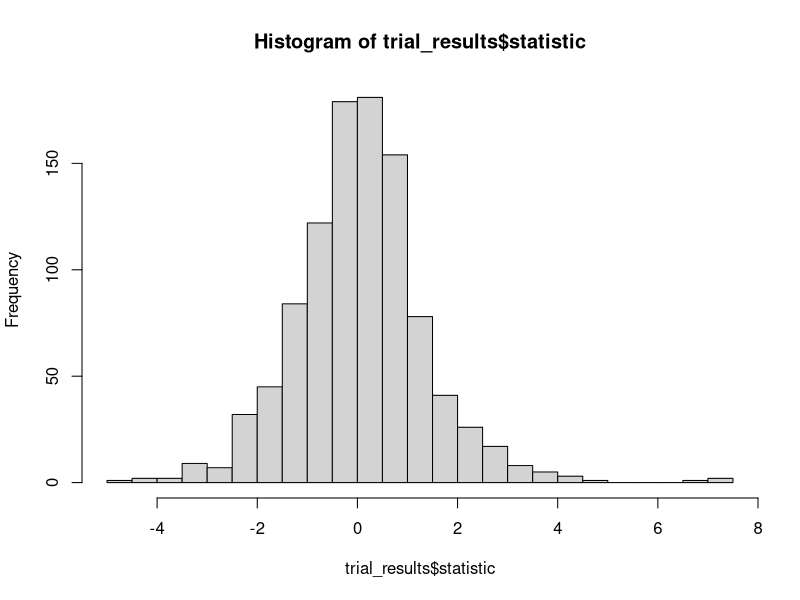
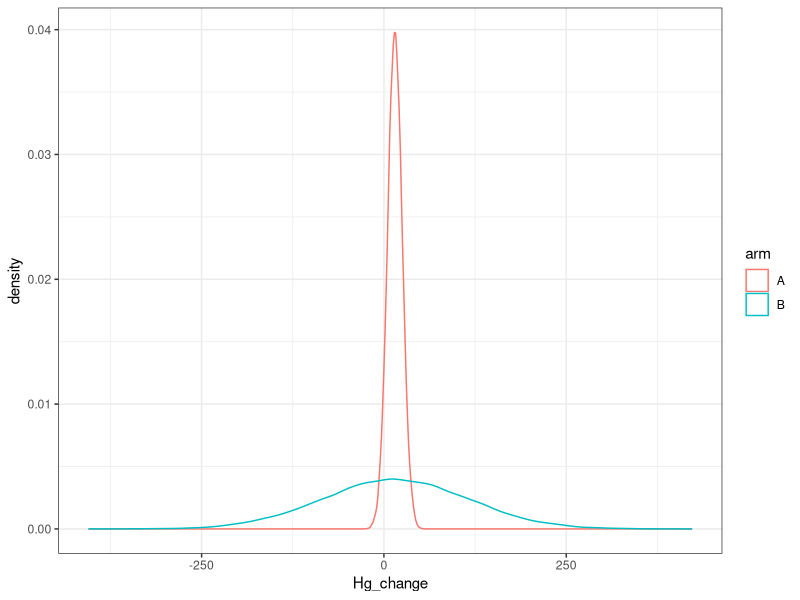

These charts were generated, in order, by the following R code:
## ---- chunk 1
knitr::opts_chunk$set(echo = TRUE)

library(tidyverse)

## ---- chunk 2

sample_size <- 30

glucoze_A <- rnorm(sample_size, 
                   mean = 5, 
                   sd = 0.3) # Глюкоза в группе А

glucoze_B <- rnorm(sample_size, 
                   mean = 4.5, 
                   sd = 0.3) # Глюкоза в группе Б

t.test(glucoze_A,
       glucoze_B)

## ---- chunk 3

df_trial <- data.frame(
  arm = c(rep('A',sample_size), rep('B', sample_size)),
  glucoze = c(glucoze_A, glucoze_B)
)

trial_results <- df_trial %>% 
  t.test(glucoze ~ arm, conf.level = 0.95, data = .) %>% 
  broom::tidy() 

## ---- chunk 4

num_exp <- 1000 # Сколько проводим экспериментов?

sample_size <- 3 # Количество пациентов, прошедших, терапию это и группа А и группа B

Hg_improve <- 15 # Истинное среднее изменение уровня Hg (в ГЕНЕРАЛЬНОЙ СОВОКУПНОСТИ) также и в группе А и в группе В
Hg_sd <- 10 # Разброс в улучшении Hg

df_trial <- data.frame(
  exp_ID = rep(1:num_exp, each = 2*sample_size),
  arm = rep(c(rep('A', sample_size), rep('B', sample_size)), num_exp),
  patient_ID = rep(1:(2*sample_size), num_exp),
  Hg_change = rnorm(2*sample_size*num_exp, mean = Hg_improve, sd = Hg_sd)
)

trial_results <- df_trial %>% 
  group_by(exp_ID) %>% 
  nest() %>% 
  mutate(est_results = purrr::map(data, ~t.test(Hg_change ~ arm, conf.level = 0.95, data = .))) %>% 
  mutate(vector_est_results = purrr::map(est_results, ~ broom::tidy(.))) %>% 
  dplyr::select(-c(data,est_results)) %>% 
  unnest(vector_est_results) %>% 
  mutate(CI_width = conf.high - conf.low) %>% 
  mutate(out = ifelse((0 < conf.high) & (0 > conf.low), 'ok', 'missed')) #missed - доверительный интервал не накрыл ноль

hist(trial_results$statistic, 30)

sum(abs(trial_results$p.value) < 0.05)/num_exp #число ошибок первого рода, когда считали с помощью p

sum(trial_results$out == "missed")/num_exp #число ошибок первого рода, когда считал через ДИ

lower_bound_critical <- qt(0.025, df = sample_size - 1)
upper_bound_critical <-  qt(0.975, df = sample_size - 1)

sum(trial_results$statistic > upper_bound_critical | trial_results$statistic < lower_bound_critical)/num_exp 


## ---- chunk 5

num_exp <- 1000  # Сколько проводим экспериментов?

sample_size <- 10 # Количество пациентов, прошедших, терапию

df_trial <- data.frame(
  exp_ID = rep(1:num_exp, each = 2*sample_size),
  arm = rep(c(rep('A', sample_size), rep('B', sample_size)), num_exp),
  patient_ID = rep(1:(2*sample_size), num_exp),
  Hg_change = rexp(2*sample_size*num_exp, rate = 1/Hg_improve)
)

trial_results <- df_trial %>% 
  group_by(exp_ID) %>% 
  nest() %>% 
  mutate(est_results = purrr::map(data, ~t.test(Hg_change ~ arm, conf.level = 0.95, data = .))) %>% 
  mutate(vector_est_results = purrr::map(est_results, ~ broom::tidy(.))) %>% 
  dplyr::select(-c(data,est_results)) %>% 
  unnest(vector_est_results) %>% 
  mutate(CI_width = conf.high - conf.low) %>% 
  mutate(out = ifelse((0 < conf.high) & (0 > conf.low), 'ok', 'missed'))

sum(abs(trial_results$p.value) < 0.05)/num_exp

sum(trial_results$out == "missed")/num_exp


## ---- chunk 6

sample_size <- 30

glucoze_A <- rnorm(sample_size, 
                   mean = 8, 
                   sd = 1) # Глюкоза в группе А

glucoze_B <- rnorm(sample_size, 
                   mean = 8, 
                   sd = 1) # Глюкоза в группе Б

wilcox.test(glucoze_A,
            glucoze_B)

## ---- chunk 7

num_exp <- 1000 # Сколько проводим экспериментов?

sample_size <- 50 # Количество пациентов, прошедших, терапию

df_trial <- data.frame(
  exp_ID = rep(1:num_exp, each = 2*sample_size),
  arm = rep(c(rep('A', sample_size), rep('B', sample_size)), num_exp),
  patient_ID = rep(1:(2*sample_size), num_exp),
  Hg_change = rexp(2*sample_size*num_exp, rate = 1/Hg_improve)
)

trial_results <- df_trial %>% 
  group_by(exp_ID) %>% 
  nest() %>% 
  mutate(est_results = purrr::map(data, ~wilcox.test(Hg_change ~ arm, conf.level = 0.95, data = .))) %>% 
  mutate(vector_est_results = purrr::map(est_results, ~ broom::tidy(.))) %>% 
  dplyr::select(-c(data,est_results)) %>% 
  unnest(vector_est_results)

sum(abs(trial_results$p.value) < 0.05)/num_exp

## ---- chunk 8

num_exp <- 1000  # Сколько проводим экспериментов?

sample_size <- 30 # Количество пациентов, прошедших, терапию

df_trial <- data.frame(
  exp_ID = rep(1:num_exp, each = 2*sample_size),
  arm = rep(c(rep('A', sample_size), rep('B', sample_size)), num_exp),
  patient_ID = rep(1:(2*sample_size), num_exp)
) %>% 
  rowwise() %>% 
  mutate(Hg_change = ifelse(
    arm == 'A', rnorm(1, Hg_improve, Hg_sd), rnorm(1, Hg_improve, 10*Hg_sd)
  )) %>% 
  ungroup()

ggplot(df_trial, aes(x = Hg_change, color = arm)) +
  geom_density() +
  theme_bw()
  
trial_results <- df_trial %>% 
  group_by(exp_ID) %>% 
  nest() %>% 
  mutate(est_results = purrr::map(data, ~wilcox.test(Hg_change ~ arm, conf.level = 0.95, data = .))) %>% 
  mutate(vector_est_results = purrr::map(est_results, ~ broom::tidy(.))) %>% 
  dplyr::select(-c(data,est_results)) %>% 
  unnest(vector_est_results)

sum(abs(trial_results$p.value) < 0.05)/num_exp

## ---- chunk 9

sample_size <- 80
ID_therapy <- c(rep("Therapy_A",sample_size), 
                rep("Therapy_B",sample_size))

Outcome <- c(rbinom(sample_size,1,0.5), 
             rbinom(sample_size,1,0.8))
# Подготовка таблицы сопряженности:
sample <- matrix(c(ID_therapy,Outcome),ncol=2)

compact_form <- table(sample[,1],sample[,2])

contigency_table <- as.matrix(compact_form)

print(contigency_table)
# Сравниваем 2 теста:
fisher.test(contigency_table)
chisq.test(contigency_table)

